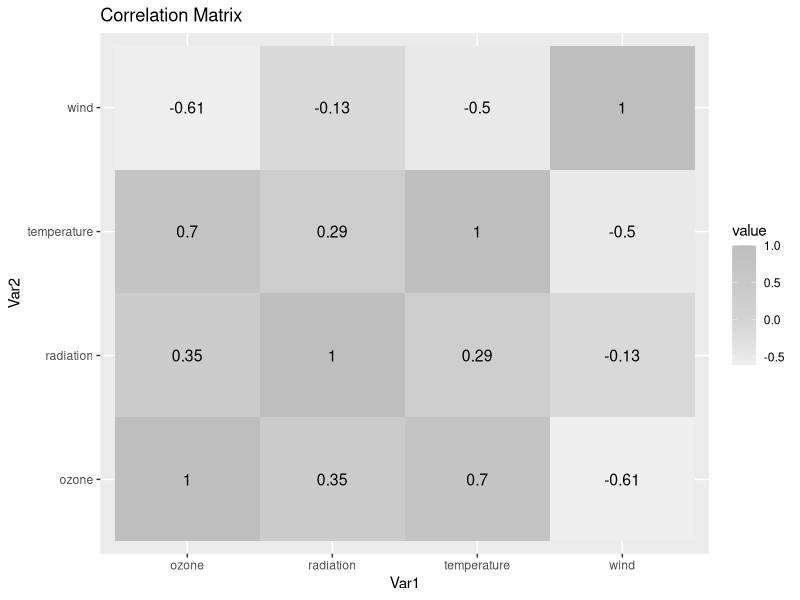

The R source for this figure:
library(lattice)
data(environmental)
data <- environmental
View(data)

#correlation matrix
corr_mat <- round(cor(data), 2)
print(corr_mat)
View(corr_mat)

library(reshape2)
melted_corr_mat <- melt(corr_mat)
View(melted_corr_mat)

#plotting
library(ggplot2)
ggplot(data = melted_corr_mat, aes(x = Var1, y = Var2, fill = value)) +
  geom_tile() +
  geom_text(aes(label = round(value, 2)), color = "black", size = 4) +
  scale_fill_gradient2(low = "white", mid = "lightgrey", high = "grey", midpoint = 0) +
  labs(title = "Correlation Matrix")